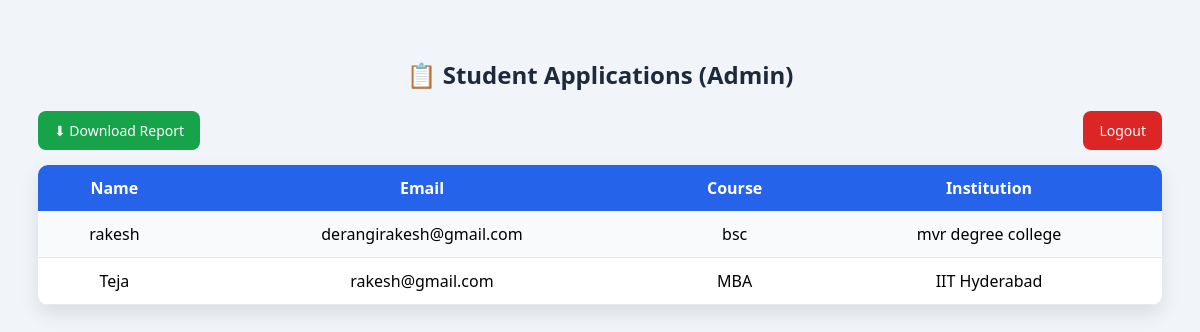
/admin-students/ (signed in), run on an earlier commit of the app's database.
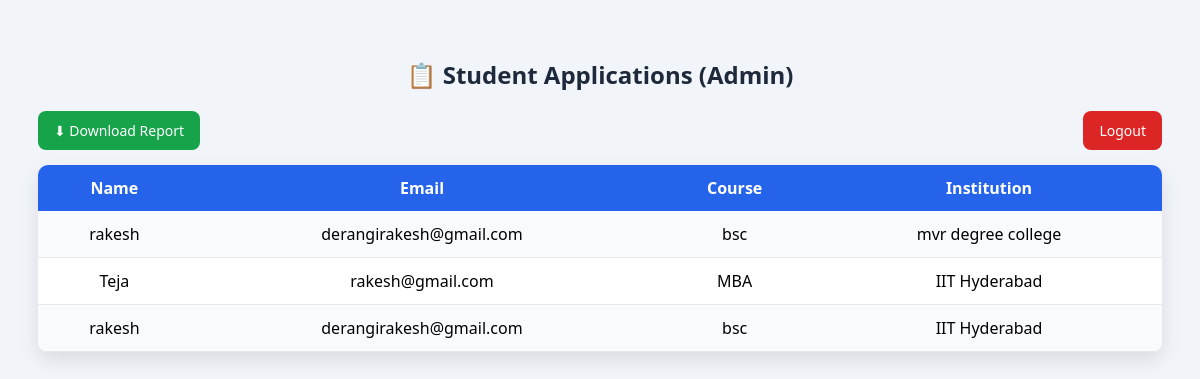
And on a later commit of the database.
### app/models.py (models this page shows, shortened)
class StudentApplication(models.Model):
    student_name = models.CharField(max_length=100)
    email = models.EmailField()
    institution = models.ForeignKey(Institution, on_delete=models.CASCADE)
    course = models.CharField(max_length=100)

class Institution(models.Model):
    name = models.CharField(max_length=200)
    rating = models.FloatField(default=0)
    accreditation = models.IntegerField(default=0)
    website_valid = models.IntegerField(default=0)
    reviews_count = models.IntegerField(default=0)
    placement_score = models.IntegerField(default=0)
    website = models.URLField(blank=True)
    image_url = models.URLField(blank=True)

### app/views.py (the view)
# urls.py: path("admin-students/", views.admin_students, name="admin_students"),
@login_required
def admin_students(request):
    students = StudentApplication.objects.all()
    return render(request, "admin_students.html", {"students": students})
    students = StudentApplication.objects.all()
    return render(request, "admin_students.html", {"students": students})

### app/templates/admin_students.html (shortened to what this page needs)
<!DOCTYPE html>
<html>
<head>
</head>
<body>
<h2>📋 Student Applications (Admin)</h2>
<div class="top-bar">
    <a href="{% url 'download_report' %}" class="btn download">⬇ Download Report</a>
    <a href="{% url 'admin_logout' %}" class="btn logout">Logout</a>
</div>
<table>
<tr>
    <th>Name</th>
    <th>Email</th>
    <th>Course</th>
    <th>Institution</th>
</tr>
{% for s in students %}
<tr>
    <td>{{ s.student_name }}</td>
    <td>{{ s.email }}</td>
    <td>{{ s.course }}</td>
    <td>{{ s.institution.name }}</td>
</tr>
{% empty %}
<tr>
    <td colspan="4" class="empty">No records found</td>
</tr>
{% endfor %}
</table>
</body>
</html>

What changed in the data, as far as the page shows it:
added StudentApplication: student_name "rakesh", email "derangirakesh@gmail.com", course "bsc", institution.name "IIT Hyderabad"
